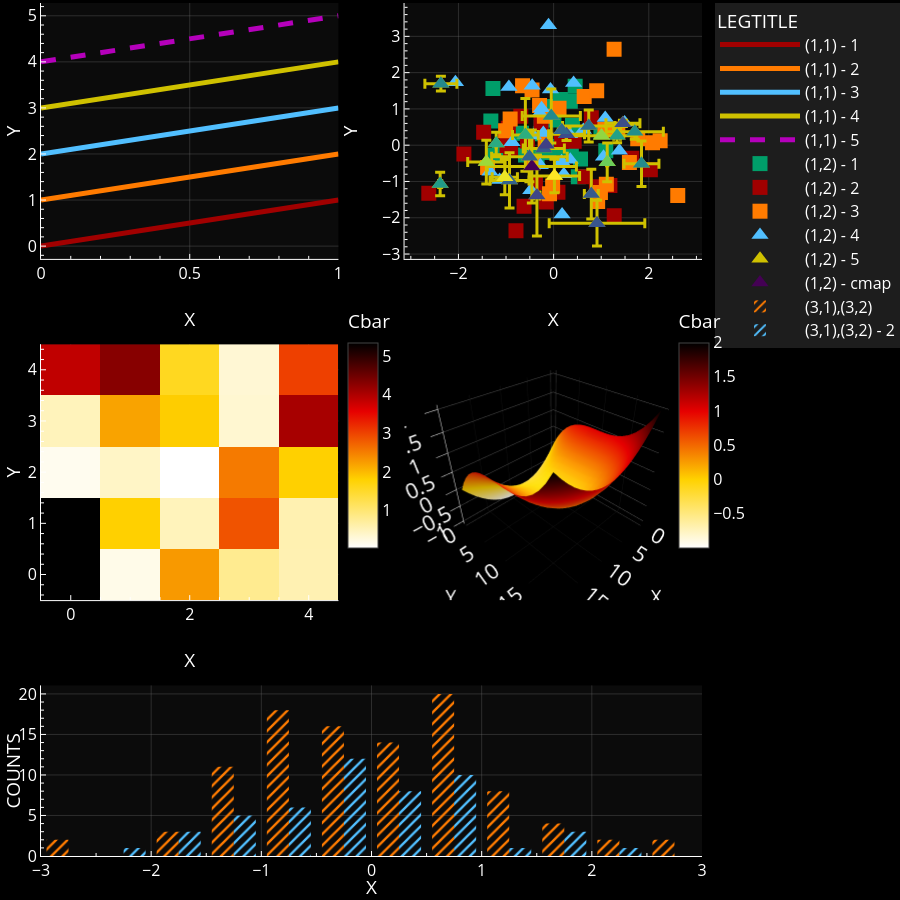

Source (notebook cell):
### Markdown cell above
## `lust("dark","batch")`

### Code cell
importlib.reload(alstps)
colorway, ls, markers, cmap, hatches = alstps.lust("dark","batch")
print(pio.templates)
style_testplot()
